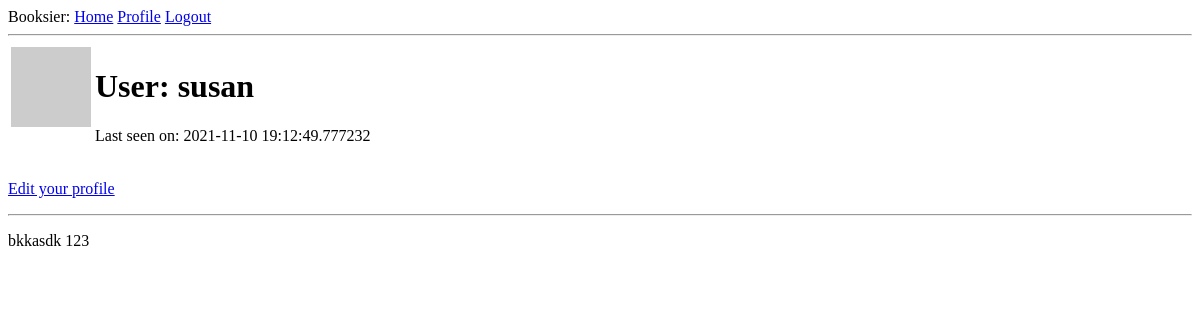
The app's page /user/susan (signed in), older data.
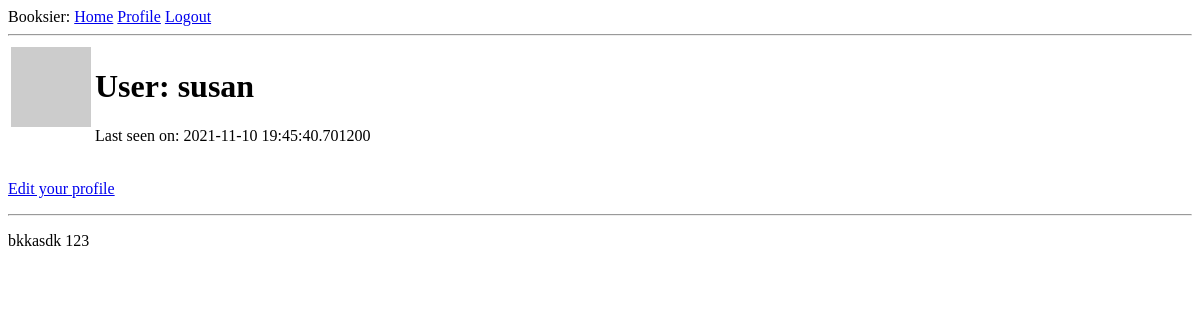
The same page, newer data.
### app/user.py (models this page shows, shortened)
class User(UserMixin, db.Model):
    __tablename__ = 'users'
    id = db.Column(db.Integer, primary_key=True)
    username = db.Column(db.String(64), index=True, unique=True)
    email = db.Column(db.String(120), index=True, unique=True)
    password_hash = db.Column(db.String(128))
    books = db.relationship(Book, backref='user', lazy='dynamic')
    about_me = db.Column(db.String(140))
    last_seen = db.Column(db.DateTime, default=datetime.utcnow)
    def avatar(self, size):
        digest = md5(self.email.lower().encode('utf-8')).hexdigest()
        return 'https://www.gravatar.com/avatar/{}?d=identicon&s={}'.format(
            digest, size)

### app/book.py (models this page shows, shortened)
class Book(db.Model):
    __tablename__ = 'books'
    id = db.Column(db.Integer, primary_key=True)
    title = db.Column(db.String(200), index=True)
    total_pages = db.Column(db.Integer)
    user_id = db.Column(db.Integer, db.ForeignKey('users.id'))

### app/routes.py (the view)
@app.route('/user/<username>')
@login_required
def user(username: str):
    user = User.query.filter_by(username=username).first_or_404()
    books = Book.query.filter_by(user=user)
    return render_template('user.html', user=user, books=books)

### app/routes.py (called while the page is built)
@app.before_request
def before_request():
    if current_user.is_authenticated:
        current_user.last_seen = datetime.utcnow()
        db.session.commit()

### app/user.py (called while the page is built)
@login.user_loader
def load_user(id):
    return User.query.get(int(id))

### app/templates/user.html (shortened to what this page needs)
{% extends "base.html" %}
{% block content %}
    <table>
        <tr valign="top">
            <td><img src="{{ user.avatar(128) }}"></td>
            <td><h1>User: {{ user.username }}</h1>
                {% if user.last_seen %}<p>Last seen on: {{ user.last_seen }}</p>{% endif %}
            </td>
        </tr>
    </table>
    {% if user == current_user %}
        <p><a href="{{ url_for('edit_profile') }}">Edit your profile</a></p>
    {% endif %}
    <hr>
    {% for book in books %}
        {% include '_book.html' %}
    {% endfor %}
{% endblock %}

### app/templates/base.html (shortened to what this page needs)
<!DOCTYPE html>
<html lang="en">
<head>
</head>
<body>
<div>
    Booksier:
    <a href="{{ url_for('index') }}">Home</a>
    {% if current_user.is_anonymous %}
        <a href="{{ url_for('login') }}">Login</a>
    {% else %}
        <a href="{{ url_for('user', username=current_user.username) }}">Profile</a>
        <a href="{{ url_for('logout') }}">Logout</a>
    {% endif %}
</div>
<hr/>
{% block content %}{% endblock %}
</body>
</html>

### app/templates/_book.html
<div><p>{{ book.title }}&nbsp;{{ book.total_pages }}</p></div>

Row changes from the older to the newer data that the page shows:
changed User "susan": last_seen "2021-11-10 19:12:49.777232" → "2021-11-10 19:45:40.701200"
